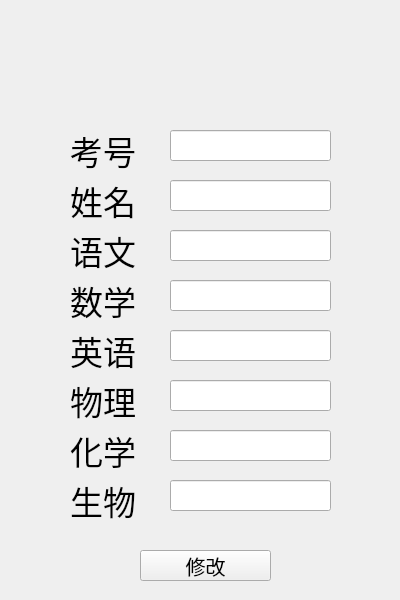
<?xml version="1.0" encoding="UTF-8"?>
<ui version="4.0">
 <class>Change</class>
 <widget class="QWidget" name="Change">
  <property name="geometry">
   <rect>
    <x>0</x>
    <y>0</y>
    <width>400</width>
    <height>600</height>
   </rect>
  </property>
  <property name="windowTitle">
   <string>学生信息管理系统-教师端</string>
  </property>
  <widget class="QLabel" name="label_7">
   <property name="geometry">
    <rect>
     <x>70</x>
     <y>430</y>
     <width>91</width>
     <height>41</height>
    </rect>
   </property>
   <property name="font">
    <font>
     <pointsize>25</pointsize>
    </font>
   </property>
   <property name="text">
    <string>化学</string>
   </property>
  </widget>
  <widget class="QLineEdit" name="lineEdit_3">
   <property name="geometry">
    <rect>
     <x>170</x>
     <y>230</y>
     <width>161</width>
     <height>31</height>
    </rect>
   </property>
   <property name="font">
    <font>
     <pointsize>17</pointsize>
    </font>
   </property>
  </widget>
  <widget class="QLineEdit" name="lineEdit_6">
   <property name="geometry">
    <rect>
     <x>170</x>
     <y>330</y>
     <width>161</width>
     <height>31</height>
    </rect>
   </property>
   <property name="font">
    <font>
     <pointsize>17</pointsize>
    </font>
   </property>
  </widget>
  <widget class="QLabel" name="label_3">
   <property name="geometry">
    <rect>
     <x>70</x>
     <y>230</y>
     <width>91</width>
     <height>41</height>
    </rect>
   </property>
   <property name="font">
    <font>
     <pointsize>25</pointsize>
    </font>
   </property>
   <property name="text">
    <string>语文</string>
   </property>
  </widget>
  <widget class="QLineEdit" name="lineEdit_2">
   <property name="geometry">
    <rect>
     <x>170</x>
     <y>180</y>
     <width>161</width>
     <height>31</height>
    </rect>
   </property>
   <property name="font">
    <font>
     <pointsize>17</pointsize>
    </font>
   </property>
  </widget>
  <widget class="QLabel" name="label_4">
   <property name="geometry">
    <rect>
     <x>70</x>
     <y>330</y>
     <width>91</width>
     <height>41</height>
    </rect>
   </property>
   <property name="font">
    <font>
     <pointsize>25</pointsize>
    </font>
   </property>
   <property name="text">
    <string>英语</string>
   </property>
  </widget>
  <widget class="QLineEdit" name="lineEdit">
   <property name="geometry">
    <rect>
     <x>170</x>
     <y>130</y>
     <width>161</width>
     <height>31</height>
    </rect>
   </property>
   <property name="font">
    <font>
     <pointsize>17</pointsize>
    </font>
   </property>
  </widget>
  <widget class="QLabel" name="label_6">
   <property name="geometry">
    <rect>
     <x>70</x>
     <y>380</y>
     <width>91</width>
     <height>41</height>
    </rect>
   </property>
   <property name="font">
    <font>
     <pointsize>25</pointsize>
    </font>
   </property>
   <property name="text">
    <string>物理</string>
   </property>
  </widget>
  <widget class="QLineEdit" name="lineEdit_8">
   <property name="geometry">
    <rect>
     <x>170</x>
     <y>480</y>
     <width>161</width>
     <height>31</height>
    </rect>
   </property>
   <property name="font">
    <font>
     <pointsize>17</pointsize>
    </font>
   </property>
  </widget>
  <widget class="QLabel" name="label">
   <property name="geometry">
    <rect>
     <x>70</x>
     <y>130</y>
     <width>91</width>
     <height>41</height>
    </rect>
   </property>
   <property name="font">
    <font>
     <pointsize>25</pointsize>
    </font>
   </property>
   <property name="text">
    <string>考号</string>
   </property>
  </widget>
  <widget class="QLabel" name="label_2">
   <property name="geometry">
    <rect>
     <x>70</x>
     <y>180</y>
     <width>91</width>
     <height>41</height>
    </rect>
   </property>
   <property name="font">
    <font>
     <pointsize>25</pointsize>
    </font>
   </property>
   <property name="text">
    <string>姓名</string>
   </property>
  </widget>
  <widget class="QLineEdit" name="lineEdit_7">
   <property name="geometry">
    <rect>
     <x>170</x>
     <y>430</y>
     <width>161</width>
     <height>31</height>
    </rect>
   </property>
   <property name="font">
    <font>
     <pointsize>17</pointsize>
    </font>
   </property>
  </widget>
  <widget class="QLabel" name="label_8">
   <property name="geometry">
    <rect>
     <x>70</x>
     <y>480</y>
     <width>91</width>
     <height>41</height>
    </rect>
   </property>
   <property name="font">
    <font>
     <pointsize>25</pointsize>
    </font>
   </property>
   <property name="text">
    <string>生物</string>
   </property>
  </widget>
  <widget class="QLabel" name="label_5">
   <property name="geometry">
    <rect>
     <x>70</x>
     <y>280</y>
     <width>91</width>
     <height>41</height>
    </rect>
   </property>
   <property name="font">
    <font>
     <pointsize>25</pointsize>
    </font>
   </property>
   <property name="text">
    <string>数学</string>
   </property>
  </widget>
  <widget class="QLineEdit" name="lineEdit_4">
   <property name="geometry">
    <rect>
     <x>170</x>
     <y>380</y>
     <width>161</width>
     <height>31</height>
    </rect>
   </property>
   <property name="font">
    <font>
     <pointsize>17</pointsize>
    </font>
   </property>
  </widget>
  <widget class="QLineEdit" name="lineEdit_5">
   <property name="geometry">
    <rect>
     <x>170</x>
     <y>280</y>
     <width>161</width>
     <height>31</height>
    </rect>
   </property>
   <property name="font">
    <font>
     <pointsize>17</pointsize>
    </font>
   </property>
  </widget>
  <widget class="QPushButton" name="pushButton">
   <property name="geometry">
    <rect>
     <x>140</x>
     <y>550</y>
     <width>131</width>
     <height>31</height>
    </rect>
   </property>
   <property name="font">
    <font>
     <pointsize>15</pointsize>
    </font>
   </property>
   <property name="text">
    <string>修改</string>
   </property>
  </widget>
 </widget>
 <resources/>
 <connections/>
</ui>
